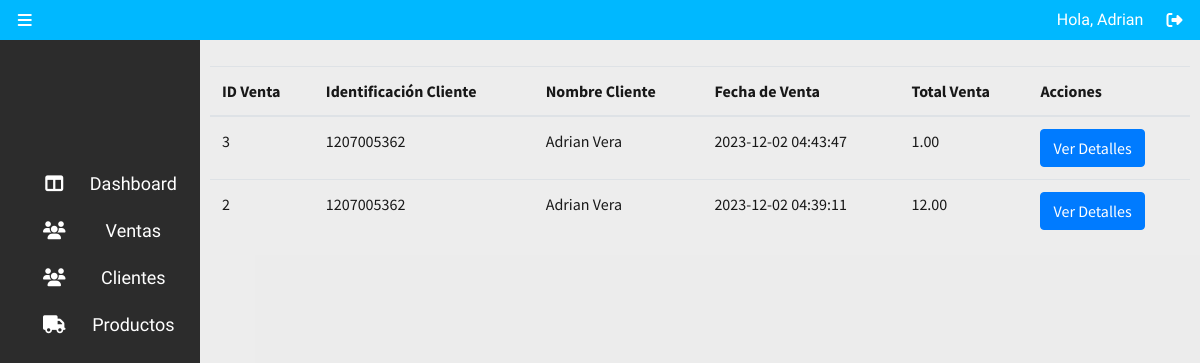
Page /reporte_ventas.php (signed in) on the committed database.
### tables this page shows
CREATE TABLE `ventas` (
  `id_venta` int(11) NOT NULL,
  `id_cliente` int(11) DEFAULT NULL,
  `fecha_venta` datetime NOT NULL,
  `total_venta` decimal(18,2) NOT NULL
);

CREATE TABLE `clientes` (
  `id_cliente` int(11) NOT NULL,
  `identificacion` varchar(30) NOT NULL,
  `nombre` varchar(255) NOT NULL,
  `correo` varchar(255) DEFAULT NULL,
  `direccion` varchar(255) DEFAULT NULL,
  `telefono_cliente` varchar(15) DEFAULT NULL
);

### reporte_ventas.php (the view, shortened to what this page needs)
<!DOCTYPE html>
<html lang="en">
<head>
    <link rel="stylesheet" href="css/purecss/pure.min.css">
    <link rel="stylesheet" href="css/purecss/grid/base.min.css">
    <link rel="stylesheet" href="css/purecss/grid/grids.min.css">
    <link rel="stylesheet" href="css/purecss/grid/grids.responsive.css">
    <link rel="stylesheet" href="css/normalize.css">
    <link rel="stylesheet" href="css/container.css">
    <link rel="stylesheet" href="css/layout.css">
    <link rel="stylesheet" href="https://stackpath.bootstrapcdn.com/bootstrap/4.3.1/css/bootstrap.min.css">
</head>
<body>
    <div class="pure-g contenedor">
        <div class="nav pure-u-1">
            <div class="pure-u-4-24 pure-u-sm-2-24 pure-u-md-2-24 pure-u-lg-1-24 submenu">
                <i class="fas fa-bars" id="sbmenu_btn"></i>
            </div>
            <div class="pure-u-10-24 pure-u-sm-5-24 pure-u-md-5-24 pure-u-lg-3-24 user_options">
                <span>Hola, <?php echo $_SESSION['nombre_usuario']; ?></span>
                <a href="#"><i class="fas fa-sign-out-alt"></i></a>
            </div>
        </div>
        <div class="main pure-u-1">
            <div class="submenu pure-u-5-12 pure-u-sm-1-4 pure-u-md-1-4 pure-u-lg-1-6" id="submenu" style="display: none">
            <div class="items pure-u-24-24">
<a class="item pure-u-1" href="#">
    <div class="icono_sbmenu pure-u-3-24">
        <i class="fas fa-columns"></i>
    </div>
    <div class="descp pure-u-16-24">
        Dashboard
    </div>
</a>
<div class="item pure-u-1 item_sb" href="#">
    <div class="icono_sbmenu pure-u-3-24">
        <i class="fas fa-users"></i>
    </div>
    <div class="descp pure-u-16-24">
        Ventas
    </div>
</div>
<div class="item pure-u-1 item_sb">
    <div class="icono_sbmenu pure-u-3-24">
        <i class="fas fa-users"></i>
    </div>
    <div class="descp pure-u-16-24">
        Clientes
    </div>
</div>
<div class="item pure-u-1 item_sb">
    <div class="icono_sbmenu pure-u-3-24">
        <i class="fas fa-truck"></i>
    </div>
    <div class="descp pure-u-16-24">
        Productos
    </div>
</div>
</div>
            </div>
            <div class="bodycontent pure-u-1 pure-u-sm-18-24 pure-u-md-18-24 pure-u-lg-20-24" id="bdysbncontent">
                <div class="container">
                <table class="table mt-3">
                    <thead>
                        <tr>
                            <th>ID Venta</th>
                            <th>Identificación Cliente</th>
                            <th>Nombre Cliente</th>
                            <th>Fecha de Venta</th>
                            <th>Total Venta</th>
                            <th>Acciones</th>
                        </tr>
                    </thead>
                    <tbody>
                        <?php
                        $servername = "localhost:3307";
                        $username = "root";
                        $password = "admin";
                        $dbname = "proyecto_finalpwa";
                        $conexion = new mysqli($servername, $username, $password, $dbname);
                        $consultaVentas = "SELECT v.id_venta, c.identificacion, c.nombre AS nombre_cliente, v.fecha_venta, v.total_venta
                                        FROM ventas v
                                        LEFT JOIN clientes c ON v.id_cliente = c.id_cliente
                                        ORDER BY v.fecha_venta DESC";
                        $resultadoVentas = $conexion->query($consultaVentas);
                        if ($resultadoVentas->num_rows > 0) {
                            while ($venta = $resultadoVentas->fetch_assoc()) {
                                echo "<tr>";
                                echo "<td>{$venta['id_venta']}</td>";
                                echo "<td>{$venta['identificacion']}</td>";
                                echo "<td>{$venta['nombre_cliente']}</td>";
                                echo "<td>{$venta['fecha_venta']}</td>";
                                echo "<td>{$venta['total_venta']}</td>";
                                echo "<td><a class='btn btn-primary' href='ver_detalles_venta.php?id={$venta['id_venta']}'>Ver Detalles</a></td>";
                                echo "</tr>";
                            }
                        }
                        else {
                            echo "<tr><td colspan='6'>No hay ventas disponibles.</td></tr>";
                        }
                        ?>
                    </tbody>
                </table>
                </div>
            </div>
        </div>
    </div>
</body>
</html>

### css/purecss/grid/grids.responsive.css (style rules this page uses)
@media screen and (min-width:35.5em) { .pure-u-sm-1,.pure-u-sm-1-1,.pure-u-sm-1-12,.pure-u-sm-1-2,.pure-u-sm-1-24,.pure-u-sm-1-3,.pure-u-sm-1-4,.pure-u-sm-1-5,.pure-u-sm-1-6,.pure-u-sm-1-8,.pure-u-sm-10-24,.pure-u-sm-11-12,.pure-u-sm-11-24,.pure-u-sm-12-24,.pure-u-sm-13-24,.pure-u-sm-14-24,.pure-u-sm-15-24,.pure-u-sm-16-24,.pure-u-sm-17-24,.pure-u-sm-18-24,.pure-u-sm-19-24,.pure-u-sm-2-24,.pure-u-sm-2-3,.pure-u-sm-2-5,.pure-u-sm-20-24,.pure-u-sm-21-24,.pure-u-sm-22-24,.pure-u-sm-23-24,.pure-u-sm-24-24,.pure-u-sm-3-24,.pure-u-sm-3-4,.pure-u-sm-3-5,.pure-u-sm-3-8,.pure-u-sm-4-24,.pure-u-sm-4-5,.pure-u-sm-5-12,.pure-u-sm-5-24,.pure-u-sm-5-5,.pure-u-sm-5-6,.pure-u-sm-5-8,.pure-u-sm-6-24,.pure-u-sm-7-12,.pure-u-sm-7-24,.pure-u-sm-7-8,.pure-u-sm-8-24,.pure-u-sm-9-24 { display:inline-block;letter-spacing:normal;word-spacing:normal;vertical-align:top;text-rendering:auto } }
@media screen and (min-width:35.5em) { .pure-u-sm-1-12,.pure-u-sm-2-24 { width:8.3333% } }
@media screen and (min-width:35.5em) { .pure-u-sm-5-24 { width:20.8333% } }
@media screen and (min-width:35.5em) { .pure-u-sm-1-4,.pure-u-sm-6-24 { width:25% } }
@media screen and (min-width:35.5em) { .pure-u-sm-18-24,.pure-u-sm-3-4 { width:75% } }
@media screen and (min-width:48em) { .pure-u-md-1,.pure-u-md-1-1,.pure-u-md-1-12,.pure-u-md-1-2,.pure-u-md-1-24,.pure-u-md-1-3,.pure-u-md-1-4,.pure-u-md-1-5,.pure-u-md-1-6,.pure-u-md-1-8,.pure-u-md-10-24,.pure-u-md-11-12,.pure-u-md-11-24,.pure-u-md-12-24,.pure-u-md-13-24,.pure-u-md-14-24,.pure-u-md-15-24,.pure-u-md-16-24,.pure-u-md-17-24,.pure-u-md-18-24,.pure-u-md-19-24,.pure-u-md-2-24,.pure-u-md-2-3,.pure-u-md-2-5,.pure-u-md-20-24,.pure-u-md-21-24,.pure-u-md-22-24,.pure-u-md-23-24,.pure-u-md-24-24,.pure-u-md-3-24,.pure-u-md-3-4,.pure-u-md-3-5,.pure-u-md-3-8,.pure-u-md-4-24,.pure-u-md-4-5,.pure-u-md-5-12,.pure-u-md-5-24,.pure-u-md-5-5,.pure-u-md-5-6,.pure-u-md-5-8,.pure-u-md-6-24,.pure-u-md-7-12,.pure-u-md-7-24,.pure-u-md-7-8,.pure-u-md-8-24,.pure-u-md-9-24 { display:inline-block;letter-spacing:normal;word-spacing:normal;vertical-align:top;text-rendering:auto } }
@media screen and (min-width:48em) { .pure-u-md-1-12,.pure-u-md-2-24 { width:8.3333% } }
@media screen and (min-width:48em) { .pure-u-md-5-24 { width:20.8333% } }
@media screen and (min-width:48em) { .pure-u-md-1-4,.pure-u-md-6-24 { width:25% } }
@media screen and (min-width:48em) { .pure-u-md-18-24,.pure-u-md-3-4 { width:75% } }
@media screen and (min-width:64em) { .pure-u-lg-1,.pure-u-lg-1-1,.pure-u-lg-1-12,.pure-u-lg-1-2,.pure-u-lg-1-24,.pure-u-lg-1-3,.pure-u-lg-1-4,.pure-u-lg-1-5,.pure-u-lg-1-6,.pure-u-lg-1-8,.pure-u-lg-10-24,.pure-u-lg-11-12,.pure-u-lg-11-24,.pure-u-lg-12-24,.pure-u-lg-13-24,.pure-u-lg-14-24,.pure-u-lg-15-24,.pure-u-lg-16-24,.pure-u-lg-17-24,.pure-u-lg-18-24,.pure-u-lg-19-24,.pure-u-lg-2-24,.pure-u-lg-2-3,.pure-u-lg-2-5,.pure-u-lg-20-24,.pure-u-lg-21-24,.pure-u-lg-22-24,.pure-u-lg-23-24,.pure-u-lg-24-24,.pure-u-lg-3-24,.pure-u-lg-3-4,.pure-u-lg-3-5,.pure-u-lg-3-8,.pure-u-lg-4-24,.pure-u-lg-4-5,.pure-u-lg-5-12,.pure-u-lg-5-24,.pure-u-lg-5-5,.pure-u-lg-5-6,.pure-u-lg-5-8,.pure-u-lg-6-24,.pure-u-lg-7-12,.pure-u-lg-7-24,.pure-u-lg-7-8,.pure-u-lg-8-24,.pure-u-lg-9-24 { display:inline-block;letter-spacing:normal;word-spacing:normal;vertical-align:top;text-rendering:auto } }
@media screen and (min-width:64em) { .pure-u-lg-1-24 { width:4.1667% } }
@media screen and (min-width:64em) { .pure-u-lg-1-8,.pure-u-lg-3-24 { width:12.5% } }
@media screen and (min-width:64em) { .pure-u-lg-1-6,.pure-u-lg-4-24 { width:16.6667% } }
@media screen and (min-width:64em) { .pure-u-lg-20-24,.pure-u-lg-5-6 { width:83.3333% } }

### css/container.css (style rules this page uses)
body, html, .pure-g { height: 100%; font-family: "Source Sans Pro", sans-serif; }
* { font-family: "Source Sans Pro", sans-serif; color: rgba(0, 0, 0, 0.9); }
.contenedor { display: flex; justify-content: center; align-content: center; background: rgba(204, 204, 204, 0.15); overflow: hidden; }

### reporte_ventas.php (style rules this page uses)
body { background-color: #f2f2f2; font-family: Arial, sans-serif; }

### rows in the picture
ventas: id_venta "3", id_cliente.identificacion "1207005362", id_cliente.nombre "Adrian Vera", fecha_venta "2023-12-02 04:43:47", total_venta "1.00"
ventas: id_venta "2", id_cliente.identificacion "1207005362", id_cliente.nombre "Adrian Vera", fecha_venta "2023-12-02 04:39:11", total_venta "12.00"

### other values in the picture
$_SESSION['nombre_usuario'] "Adrian"
